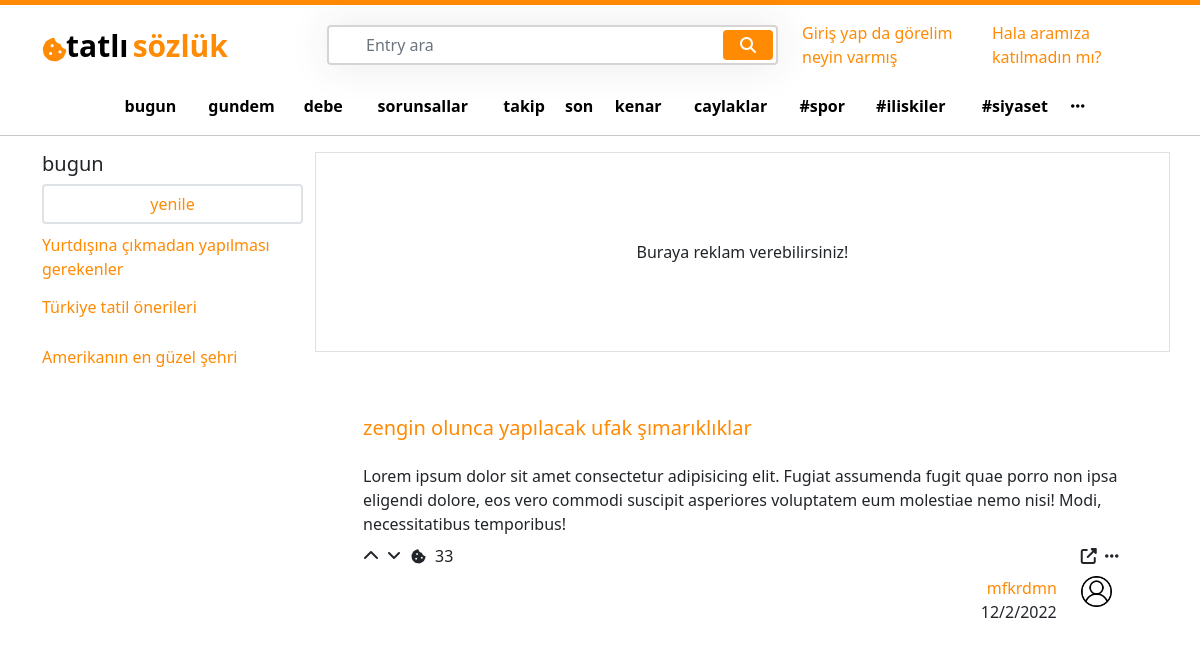
The app's page /, older data.
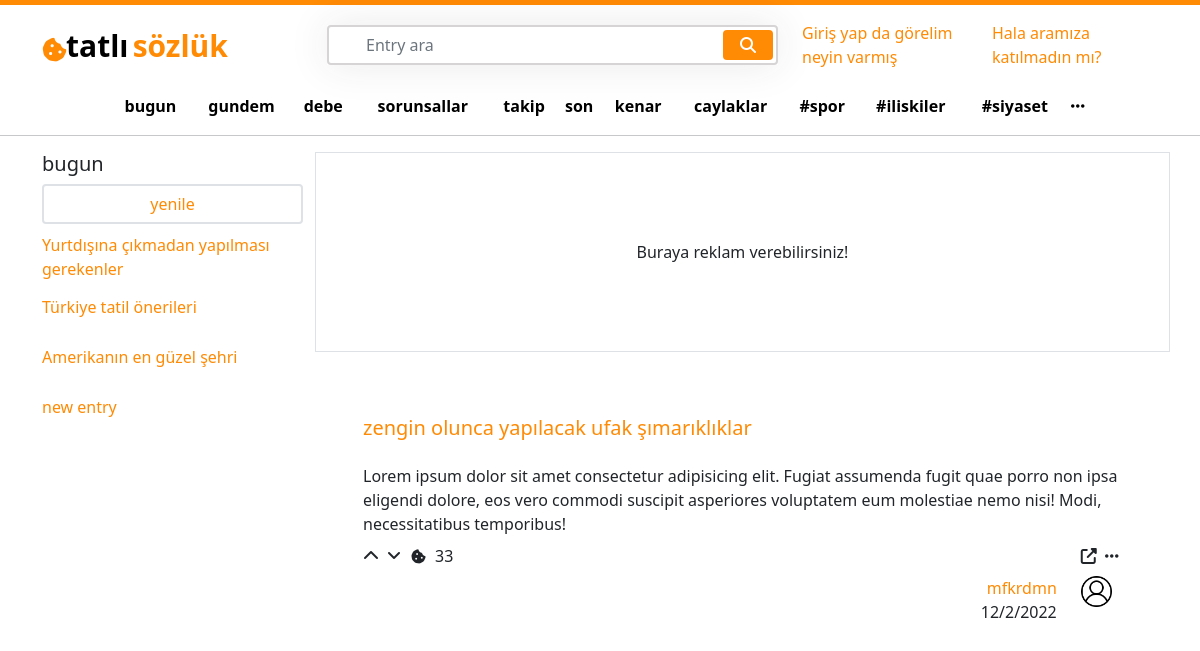
The same page, newer data.
### entry/models.py (models this page shows, shortened)
class Entry(models.Model):
    user = models.ForeignKey(User, on_delete=models.CASCADE)
    entry_slug =  models.CharField(max_length=85, blank=True, null=True)
    entry_name =  models.CharField(max_length=85, blank=True, null=True)
    created_at = models.DateTimeField(auto_now_add=True)
    updated_at = models.DateTimeField(auto_now=True)

### homepage/views.py (the view)
# urls.py: path('', views.home, name='home'),
def home(request):
    all_entries = Entry.objects.all()
    context = {
        'all_entries' : all_entries
    }
    return render(request, 'home.html', context)

### templates/home.html (shortened to what the changed rows need)
{% extends 'base.html' %}
{% load static %}
{% block content %}
    </div>
{% endblock %}

### templates/base.html (shortened to what the changed rows need)
{% load static %}
<!DOCTYPE html>
<html lang="en">
<head>
    <link href="https://cdn.jsdelivr.net/npm/bootstrap@5.1.3/dist/css/bootstrap.min.css" rel="stylesheet">
    <link rel="stylesheet" href="https://cdnjs.cloudflare.com/ajax/libs/font-awesome/6.2.1/css/all.min.css" />
    <link rel="stylesheet" href="{% static 'css/home.css' %}">
</head>
<body>
<div class="container">
    <div class="row">
        <div class="col-lg-3 main_left">
            <div class="col-lg-12 mt-2">
                <ul class='p-0 ul_left'>
                        {% for i in all_entries %}
                        <li class="li">
                            <a href="{% url 'entry_detail' i.entry_name %}">
                            {{i.entry_name}}
                            </a>
                        </li>
                        {% endfor %}
                </ul>
            </div>
        </div>
{% block content %}
{% endblock %}
</body>
</html>

Row changes from the older to the newer data that the page shows:
added Entry: entry_name "new entry"
